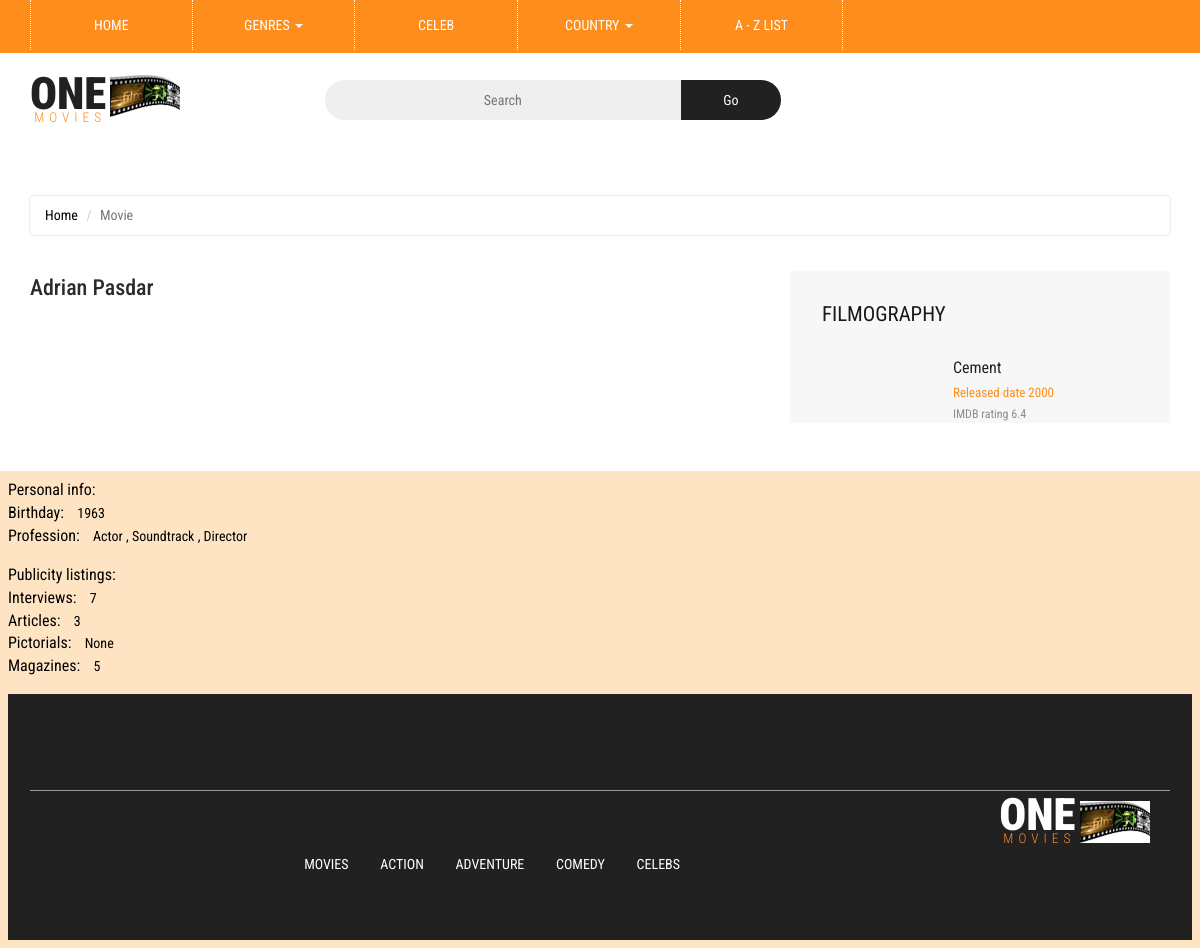
Screenshot of /person/0664499 with the database file from the repository.
### tables this page shows
CREATE TABLE people (people_id TEXT PRIMARY KEY , name TEXT, birthdate TEXT, interviews TEXT, articles TEXT, pictorials TEXT, pic_url TEXT, star_meter INTEGER, prof INTEGER, magazines TEXT );

CREATE TABLE movies (ID TEXT PRIMARY KEY, Title TEXT,released TEXT, duration INTEGER, genre TEXT, budget REAL, language TEXT, country TEXT, description TEXT, small_pic_url TEXT, large_pic_url TEXT, open_week_us REAL, gross_usa REAL, gross_world REAL);

### Flask.py (the view)
@app.route('/person/<person_id>')
def person(person_id):
    con = sqlite3.connect('my_project_new.db')
    con.row_factory = sqlite3.Row
    cur = con.cursor()
    sql_people = ('SELECT DISTINCT people.people_id, people.name, people.birthdate, people.interviews, '
                  'people.articles, people.pictorials, people.pic_url, people.magazines, '
                  'people.prof, movie_people.movie_id  '
                  'FROM people '
                  'INNER JOIN movie_people ON people.people_id = movie_people.people_id '
                  'WHERE people.people_id = ?')
    sql_movie = ('SELECT DISTINCT movie_people.movie_id,  movies.title, '
                 'movies.small_pic_url, movies.released, movie_imbd_rating.rating_wa '
                 'From movie_people '
                 'LEFT JOIN movies ON movie_people.movie_id = movies.id '
                 'LEFT JOIN movie_imbd_rating ON movie_people.movie_id = movie_imbd_rating.movie_id '
                 'WHERE movie_people.people_id =(?) ORDER BY movies.released DESC ')
    cur.execute(sql_people, (person_id,))
    person = cur.fetchone()
    print(person)
    cur.execute(sql_movie, (person_id,))
    movies = cur.fetchall()
    cur.close()
    return render_template('celeb_single.html', person=person, movies=movies)

### templates/celeb_single.html (shortened to what this page needs)
{% extends "base.html" %}
{% block content %}
<body>
	<div class="header">
		<div class="container">
			<div class="w3layouts_logo">
				<a href="index.html"><h1>One<span>Movies</span></h1></a>
			</div>
			<div class="w3_search">
				<form action="#" method="post">
					<input type="text" name="Search" placeholder="Search" required="">
					<input type="submit" value="Go">
				</form>
			</div>
		</div>
	</div>
<div class="single-page-agile-main">
<div class="container">
			<div class="agileits-single-top">
				<ol class="breadcrumb">
				  <li><a href="index.html">Home</a></li>
				  <li class="active">Movie</li>
				</ol>
			</div>
			<div class="single-page-agile-info">
                           <div class="show-top-grids-w3lagile">
				<div class="col-sm-8 single-left">
					<div class="song">
						<div class="song-info">
							<h3>{{person['name']}}</h3>
					</div>
					</div>
				</div>
				<div class="col-md-4 single-right">
					<h3>Filmography</h3>
					<div class="single-grid-right">
						{% for movie in movies %}
						<div class="single-right-grids">
							<div class="col-md-4 single-right-grid-left">
							</div>
							<div class="col-md-8 single-right-grid-right">
								<a href="/movies/{{movie['movie_id']}}" class="title"> {{movie['title']}}
								</a>
								<p class="author"><a href="#" class="author">Released date  {{movie['released']}}</a></p>
								<p class="views">IMDB rating  {{movie['rating_wa']}} </p>
							</div>
						</div>
						{% endfor %}
					</div>
				</div>
			</div>
		</div>
	</div>
</div>
	 <div style="background-color: #FFE4C4;color:#000000;padding:8px;">
		 <table>
			 <tr>
			  <td><h6></h6>Personal info:</h6>
				 <ul style="list-style-type:none;......">
					 <li><span style="font-size: 16px; padding-right: 10px;">Birthday:</span> {{person['birthdate']}}</li>
					 <li><span style="font-size: 16px; padding-right: 10px;">Profession:</span> {{person['prof']}}</li>
				 </ul>
			   </td>
			 </tr>
		 </table>
	  </div>
	 <div style="background-color: #FFE4C4;color:#000000;padding:8px;">
		 <table>
			 <tr>
			  <td><h6></h6>Publicity listings:</h6>
				 <ul style="list-style-type:none;......">
					 <li><span style="font-size: 16px; padding-right: 10px;">Interviews:</span> {{person['interviews']}}</li>
					 <li><span style="font-size: 16px; padding-right: 10px;">Articles:</span> {{person['articles']}}</li>
					 <li><span style="font-size: 16px; padding-right: 10px;">Pictorials:</span> {{person['pictorials']}}</li>
					 <li><span style="font-size: 16px; padding-right: 10px;">Magazines:</span> {{person['magazines']}}</li>
				 </ul>
			   </td>
			 </tr>
		 </table>
	  </div>
	 <div style="background-color: #FFE4C4;color:#000000;padding:8px;">
{% endblock %}

### static/css/style.css (style rules this page uses)
html, body { font-size: 100%; font-family: 'Roboto Condensed', sans-serif; background:#ffffff; }
ul li,ol li { font-size:14px; }
p { margin:0; font-size:0.9em; }
h1,h2,h3,h4,h5,h6,a { font-family: 'Roboto Condensed', sans-serif; margin:0; }
ul,label { margin:0; padding:0; }
input[type="submit"],.agileinfo_chat a,.w3ls_footer_grid1_left p a,.w3l_sign_in_register ul li a,.w3ls_footer_grid1_right ul li a,.w3_customer_email_right a,ul.dropdown-menu.multi-column ul li a { transition:.5s ease-in; -webkit-transition:.5s ease-in; -moz-transition:.5s ease-in; -o-transition:.5s ease-in; -ms-transition:.5s ease-in; }
.header { padding: 1em 0; border-top: 3px solid #FF8D1B; }
.w3layouts_logo { float:left; }
.w3layouts_logo a { display:block; text-decoration:none; }
.w3layouts_logo a h1 { font-size: 2.8em; color: #212121; text-transform: uppercase; background: url(../images/1.jpg) no-repeat 80px 6px; padding-right: 1.67em; font-weight: 900; padding-bottom: .3em; }
.w3layouts_logo a h1 span { color: #FF8D1B; font-size: .3em; display: block; font-weight: 300; letter-spacing: 5px; text-align: right; line-height: 0; }
.w3_search { float: left; width: 40%; margin-left: 9em; margin-top: .7em; }
.w3_search input[type="text"] { outline: none; border: none; background:#EFEFEF; padding: 10px; text-align: center; font-size: 14px; color: #999; width: 78%; float: left; border-top-left-radius: 25px; border-bottom-left-radius: 25px; }
.w3_search input[type="submit"] { outline: none; border: none; background: #212121; padding: 10px 0; font-size: 14px; color: #fff; width: 22%; border-top-right-radius: 25px; border-bottom-right-radius: 25px; }
ol { margin-bottom: 44px; }

### static/css/medile.css (style rules this page uses)
html, body { font-size: 100%; font-family: 'Roboto Condensed', sans-serif; background:#ffffff; margin: 0; }
p,ul li,ol li { margin:0; font-size:14px; }
h1,h2,h3,h4,h5,h6 { margin:0; }
ul,label { margin:0; padding:0; }
.w3l-agile-horror,.general-agileits-w3l,.single-page-agile-main,.wthree-comedy { padding:3em 0; }
.breadcrumb { background: #ffffff; box-shadow: 0px 0 2px #C1C1C1 !important; -o-box-shadow: 0px 0 2px #C1C1C1 !important; -moz-box-shadow: 0px 0 2px #C1C1C1 !important; -ms-box-shadow: 0px 0 2px #C1C1C1 !important; }
ol.breadcrumb li a { color: #000000 !important; text-decoration: none; }

### static/css/single.css (style rules this page uses)
html, body { font-size: 100%; font-family: 'Roboto Condensed', sans-serif; }
.show-top-grids-w3lagile { padding: 1em 0 0 0; }
.song-info { padding-left: 0; padding: 0 0 1em; }
.song-info h3 { color: #272C2E; font-size: 22px; margin: 0; line-height: 1.5em; }
.single-right { background: #f7f7f7; padding: 2em 0 0 2em; }
.single-right h3 { font-size: 1.3em; color: #181818; margin: 0 0 0em 0; font-weight: 400; text-transform: uppercase; }
.single-left { padding-bottom: 2em; padding-left: 0; }
.single-grid-right { margin-top:2em; }
.single-right-grids { padding-bottom: 1.5em; }
.single-right-grids:last-child { margin-bottom: 1.5em; }
.single-right-grid-right a.title { margin: 0 0 0em 0; font-size: 1em; font-weight: 400; color: #212121; text-decoration: none; }
.single-right-grid-right p.author { font-size: 14px; color: #9E9E9E; margin: .5em 0; }
.single-right-grid-right p.author { font-size: 13px; color: #9E9E9E; margin: 0em 0; }
.single-right-grid-right p.author a { color: #ff8d1b; text-decoration: none; line-height: 2em; font-size: 1em; }
.single-right-grid-right p.views { font-size: 12px; color: #8c8c90; margin: 0; }
.single-right-grid-left { padding-left: 0; }
.single-right-grid-right { padding-right:0; }

### static/css/contactstyle.css (style rules this page uses)
html, body { font-size: 100%; font-family: 'Roboto Condensed', sans-serif; background:#ffffff; }
ul li,ol li { font-size:14px; }
p { margin:0; font-size:0.9em; }
h1,h2,h3,h4,h5,h6,a { font-family: 'Roboto Condensed', sans-serif; margin:0; }
ul,label { margin:0; padding:0; }
input[type="submit"],.agileinfo_chat a,.w3_customer_email_right a,ul.dropdown-menu.multi-column ul li a { transition:.5s ease-in; -webkit-transition:.5s ease-in; -moz-transition:.5s ease-in; -o-transition:.5s ease-in; -ms-transition:.5s ease-in; }

### static/list-css/list.css (style rules this page uses)
body a { transition: 0.5s all; -webkit-transition: 0.5s all; -o-transition: 0.5s all; -moz-transition: 0.5s all; -ms-transition: 0.5s all; }
html, body { font-size: 100%; font-family: 'Roboto Condensed', sans-serif; background: #FFF; }

### rows the page displays
people: name "Adrian Pasdar", birthdate "1963", prof "Actor , Soundtrack , Director", interviews "7", articles "3", pictorials "None", magazines "5"
movies: title "Cement", released "2000", rating_wa "6.4"
